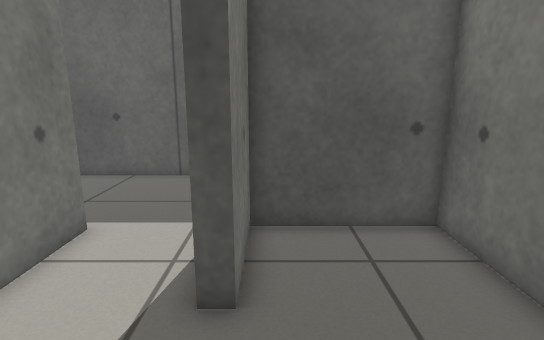
[1] (above)

23 first-person views from a walk through a robot-simulator world made for Gazebo. The camera is 0.79 m above the floor, tilts 12° down and sees 80° across. The floor is counted in squares, 0.25 m on a side. Each view is taken from the middle of a square. On the plan, view 1 faces up. The plan holds only what a view shows up to about 20 squares ahead; the rest is blank. Robots are left out.

[2]
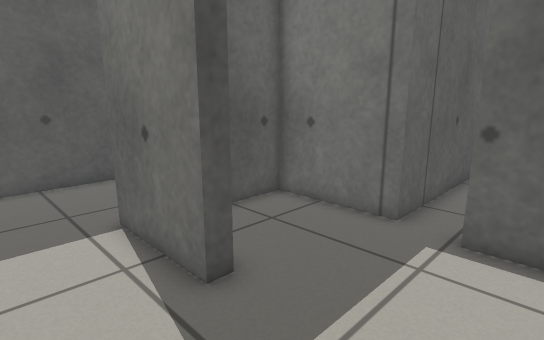

[3]
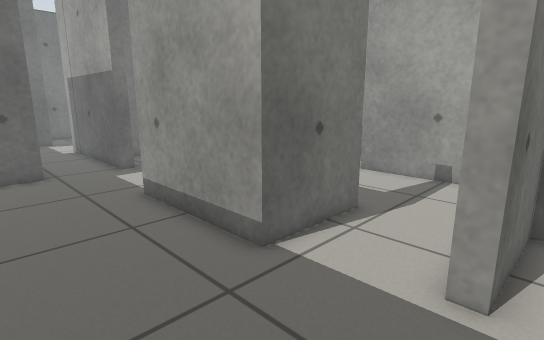

[4]
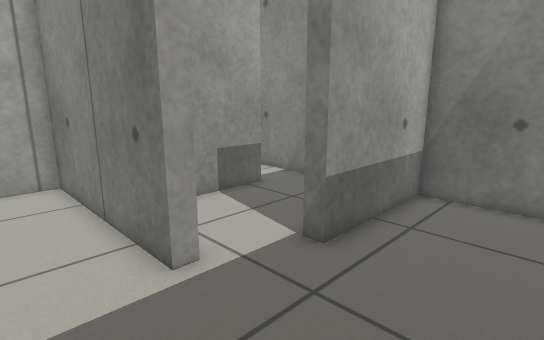

[5]
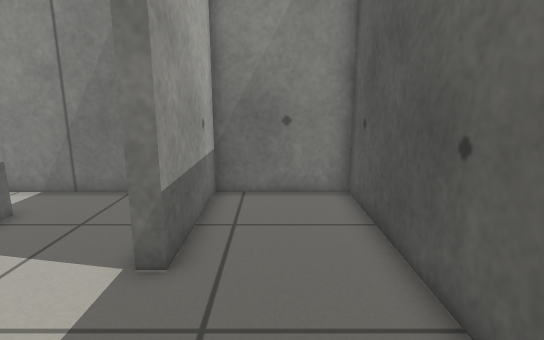

[6]
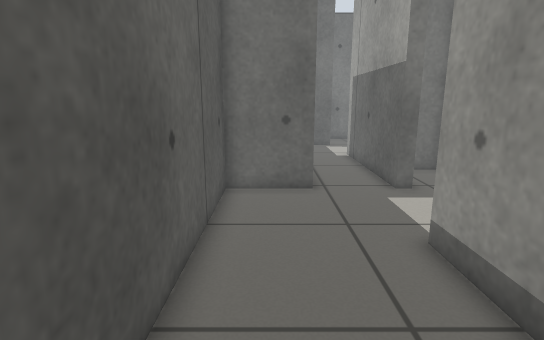

[7]
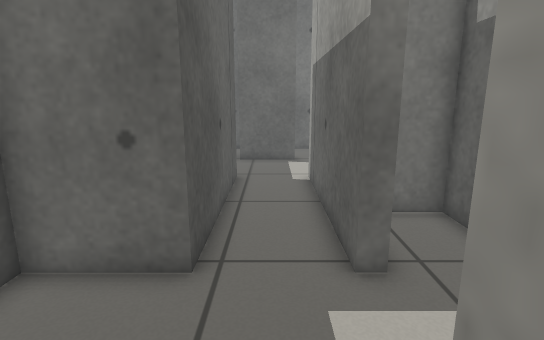

[8]
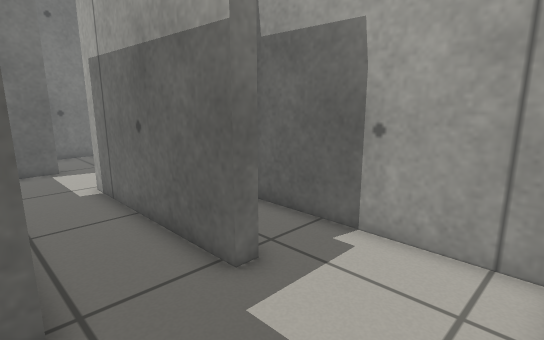

[9]
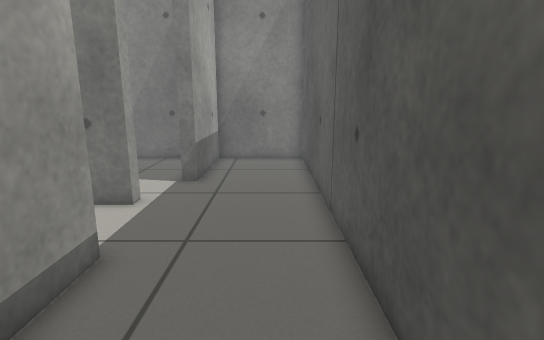

[10]
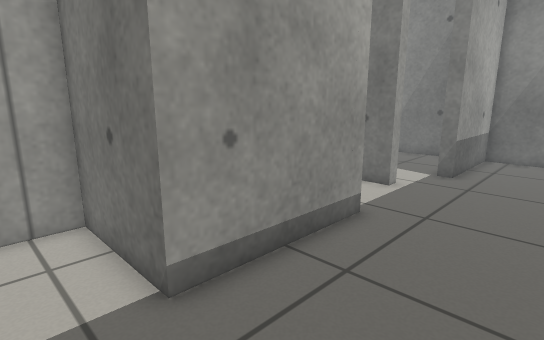

[11]
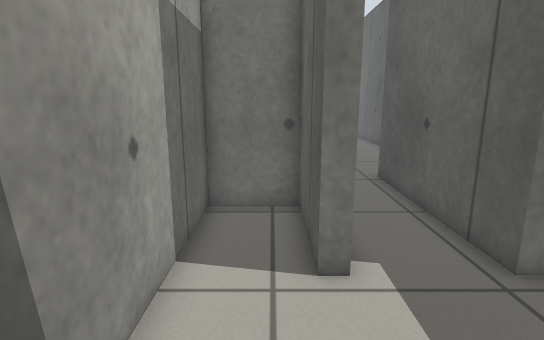

[12]
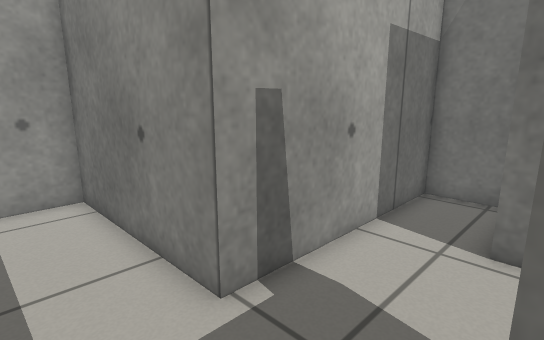

[13]
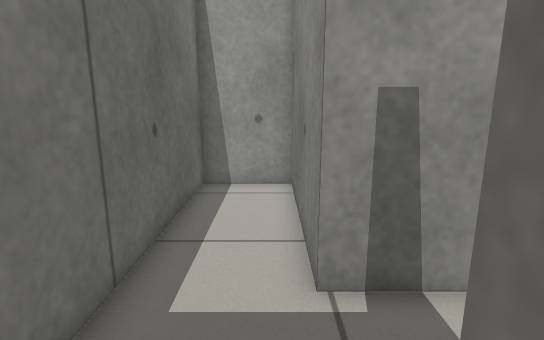

[14]
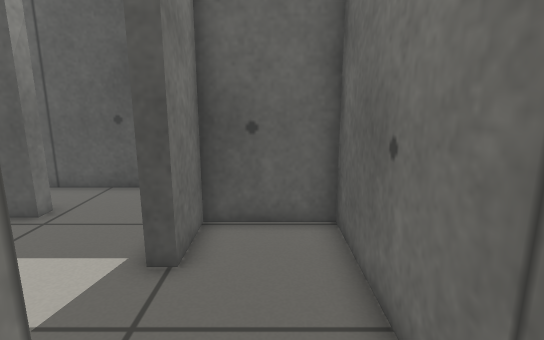

[15]
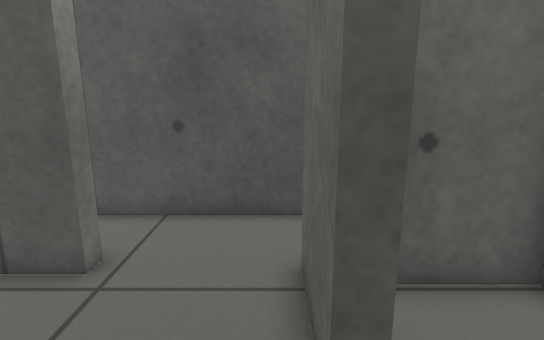

[16]
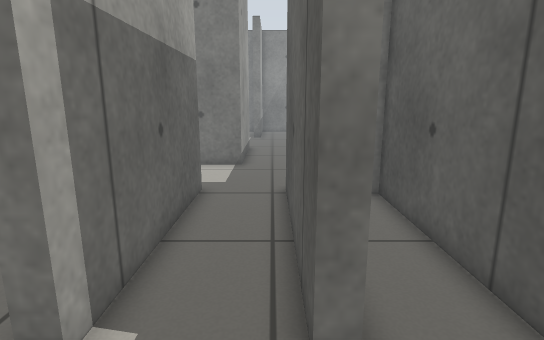

[17]
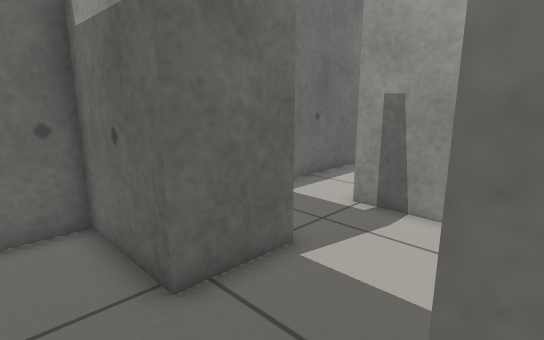

[18]
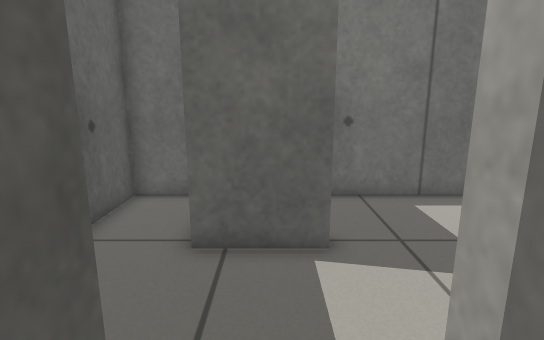

[19]
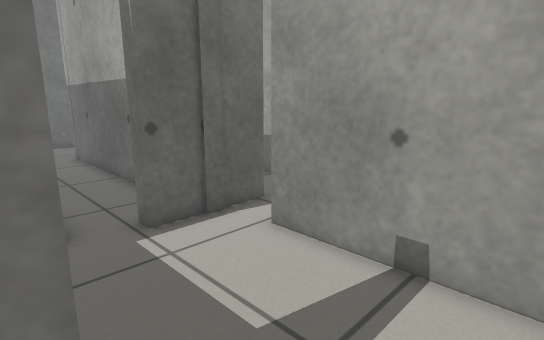

[20]
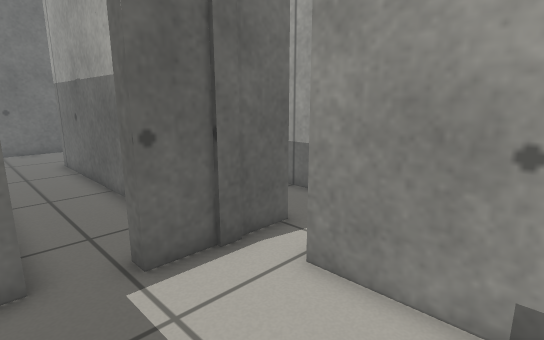

[21]
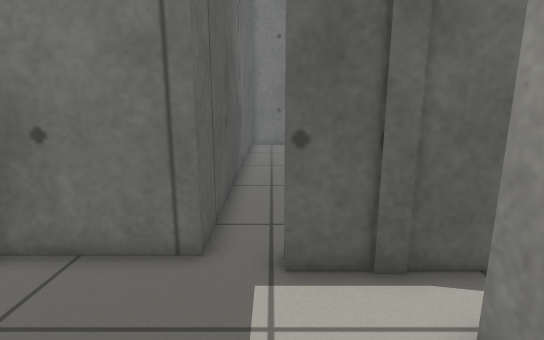

[22]
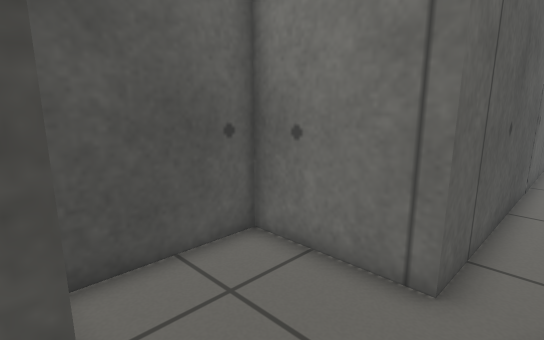

[23]
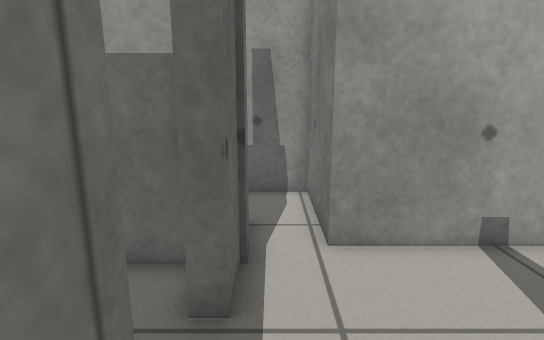

### Floor plan
Points are (right, up) in squares from view 1. A wall is a line through its corners. A room is listed if a view was taken in it or the views show most of it. See-through windows are left out.
Room 1 (views 1, 22, 23)
walls: (4.2, 3.5) (4.2, 7.9) (-0.6, 7.9) (-0.6, 4.5) (-1.2, 4.5); (-1.5, -0.7) (1.7, -0.7) (1.7, -2.4); (3.6, -2.4) (3.6, 1.8) (4.3, 1.8)
ways out: opening at (-1, 2) to room 2; opening at (4, 2) to room 6; opening at (3, -1.5) to room 8
Room 2 (views 2, 4, 5, 6, 7, 8, 9, 10, 15, 16, 18, 19, 20, 21)
walls: (9.5, 7.4) (17.5, 7.4) (17.5, 6.8) (13.5, 6.8) (13.5, 4.1) (22.2, 4.1); (-1.2, 4.5) (-1.2, 8.5) (4.8, 8.5) (4.8, 7.5); (17.5, 11.1) (17.5, 10.5) (9.5, 10.5) (9.5, 13.7) (-4.4, 13.7); (-4.7, 7.7) (-4.7, -0.7) (-1.5, -0.7); (22.2, 7.9) (21.6, 7.9) (21.6, 10.8)
ways out: opening at (-1, 2) to room 1; opening at (-5, 10.5) to room 3; opening at (22, 6) to room 4; opening at (19.5, 11) to room 5; opening at (7.5, 7) to room 7
Room 3 (view 3)
walls: (-13.1, 6.9) (-13.1, 2.5); (-4.4, 13.7) (-13.1, 13.7) (-13.1, 9) (-7.6, 9) (-7.6, 8.4); (-10.8, 3.7) (-7.6, 3.7); (-5.3, 3.6) (-5.3, 7.7) (-4.7, 7.7)
ways out: opening at (-5, 10.5) to room 2; opening at (-11.5, 3.5)
Room 4 (views 11, 12, 13, 14)
walls: (22.2, 4.1) (22.2, -3.3) (25.7, -3.3) (25.7, 10.2) (22.2, 10.2) (22.2, 7.9)
ways out: opening at (22, 6) to room 2
Room 5 (view 17)
walls: (17, 11.1) (17.5, 11.1); (21.6, 10.8) (25.7, 10.8) (25.7, 13.7) (10.1, 13.7)
ways out: opening at (19.5, 11) to room 2
Room 6 (no view inside)
walls: (18.9, 3.5) (4.2, 3.5); (8.4, 0.1) (16.5, 0.1); (21.6, -1) (21.6, 2); (4.6, 0.1) (5.9, 0.1)
ways out: opening at (4, 2) to room 1; opening at (19, 0)
Room 7 (no view inside)
walls: (9.5, 6.7) (9.5, 7.4); (4.8, 7.5) (4.8, 4.1) (12.9, 4.1) (12.9, 5.6)
ways out: opening at (7.5, 7) to room 2
Room 8 (no view inside)
walls: (1.7, -2.4) (1.7, -5.1) (4.5, -5.1)
ways out: opening at (3, -1.5) to room 1; opening at (4, -3.5)

Positions as (right, up) in squares from view 1, and headings:
1: (0, 0), facing up
2: (-4, 0), facing up-right
3: (-6, 13), facing down-right
4: (-2, 13), facing down-left
5: (-2, 11), facing left
6: (-2, 12), facing right
7: (4, 9), facing right
8: (5, 11), facing down-right
9: (5, 12), facing left
10: (7, 13), facing down-left
11: (23, 6), facing left
12: (25, 8), facing down-left
13: (23, 9), facing down
14: (24, 2), facing up
15: (21, 5), facing up
16: (21, 10), facing left
17: (17, 13), facing down-right
18: (15, 9), facing right
19: (-4, 5), facing down-right
20: (-2, 4), facing down-right
21: (-2, 2), facing right
22: (-1, 2), facing up-right
23: (3, 6), facing down
